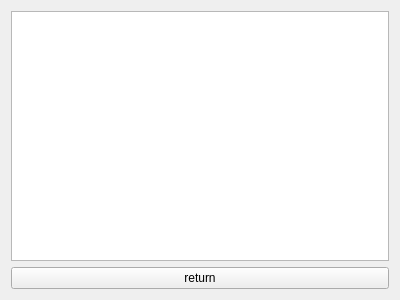
<?xml version="1.0" encoding="UTF-8"?>
<ui version="4.0">
 <class>FridgeWarning</class>
 <widget class="QWidget" name="FridgeWarning">
  <property name="geometry">
   <rect>
    <x>0</x>
    <y>0</y>
    <width>400</width>
    <height>300</height>
   </rect>
  </property>
  <property name="windowTitle">
   <string>Form</string>
  </property>
  <layout class="QVBoxLayout" name="verticalLayout">
   <item>
    <widget class="QListWidget" name="listWidget"/>
   </item>
   <item>
    <widget class="QPushButton" name="back">
     <property name="text">
      <string>return</string>
     </property>
    </widget>
   </item>
  </layout>
 </widget>
 <resources/>
 <connections/>
</ui>
